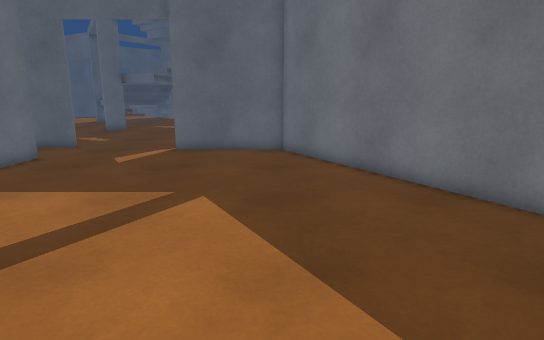
[1] (above)

19 first-person views from a walk through a 3-D level made in the Unity game engine. The camera is 1.3 m above the floor, tilts 12° down and sees 75° across. Doors are open. The floor is counted in squares, 0.5 m on a side. Each view is taken from the middle of a square. On the plan, view 1 faces up. The plan holds only what a view shows up to about 20 squares ahead; the rest is blank. The place goes on beyond the plan. The player character is not drawn.

[2]
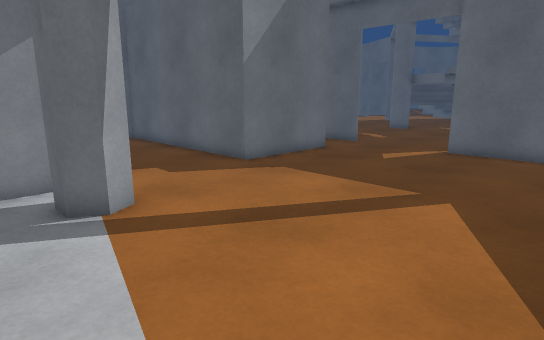

[3]
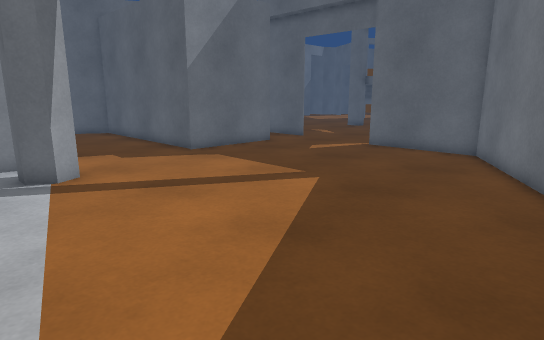

[4]
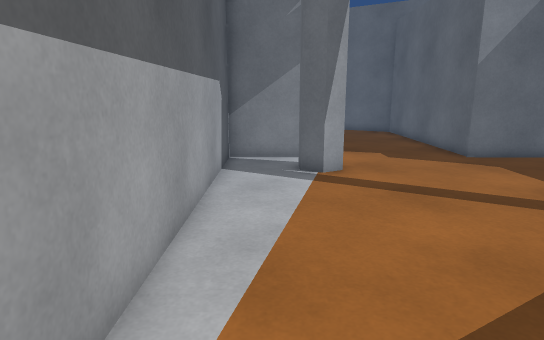

[5]
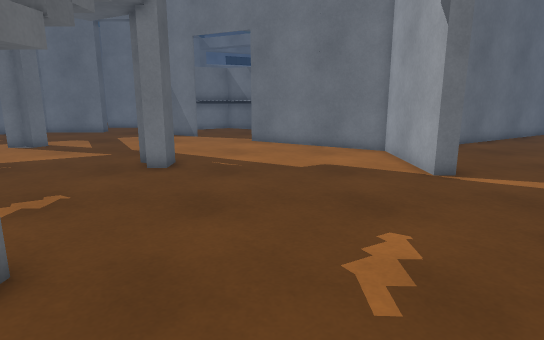

[6]
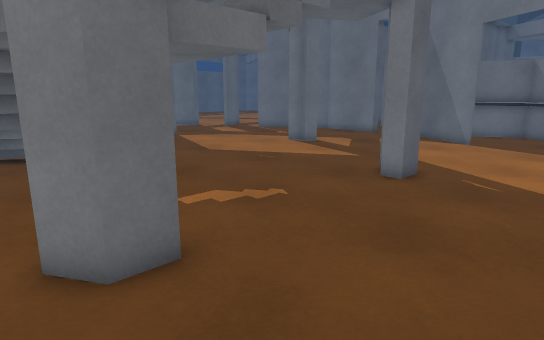

[7]
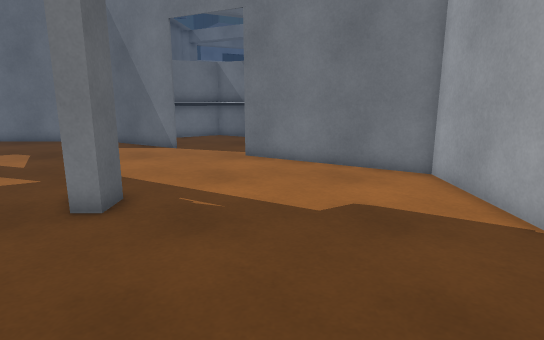

[8]
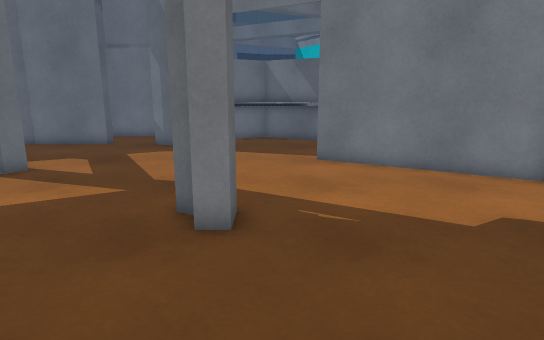

[9]
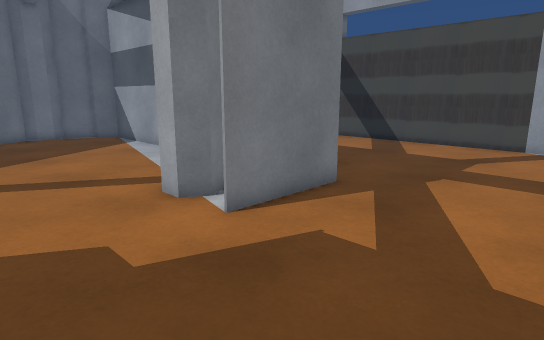

[10]
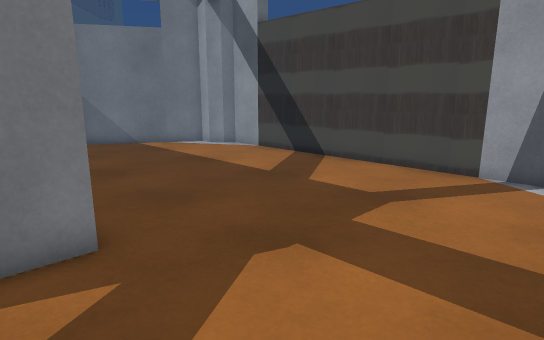

[11]
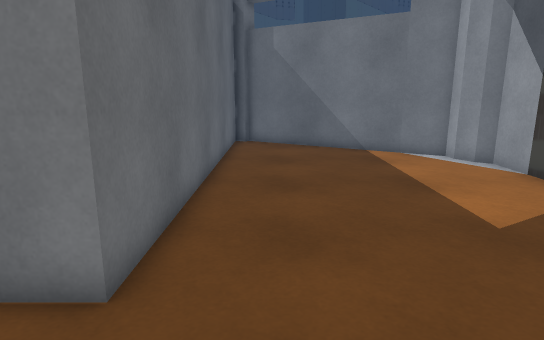

[12]
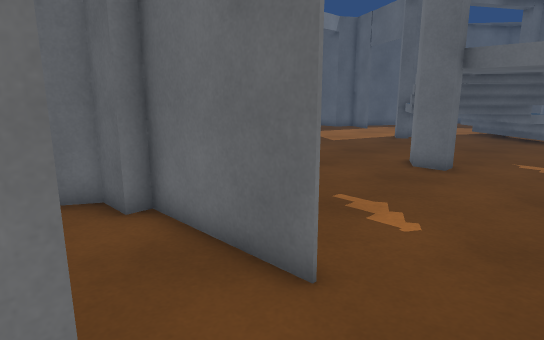

[13]
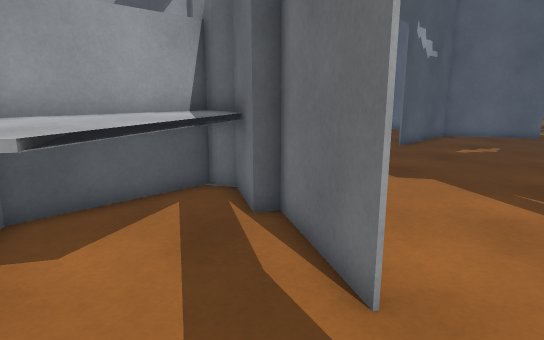

[14]
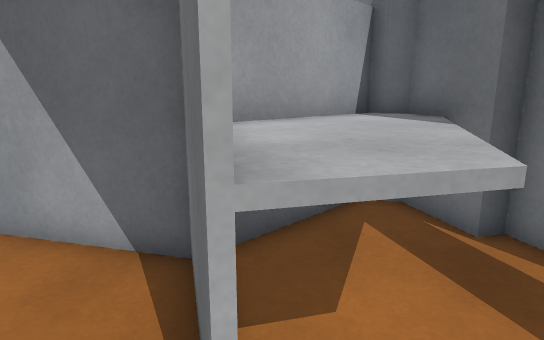

[15]
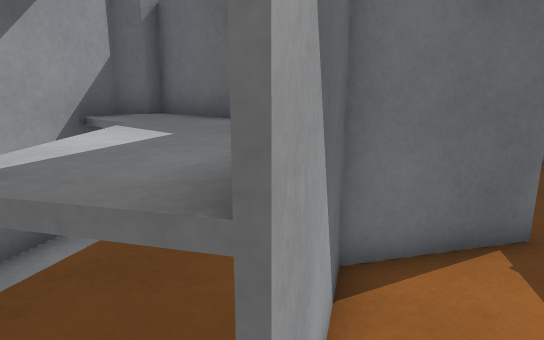

[16]
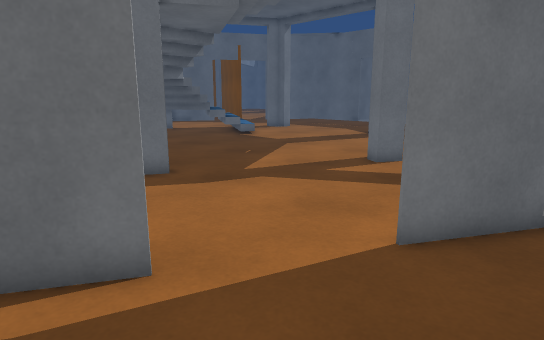

[17]
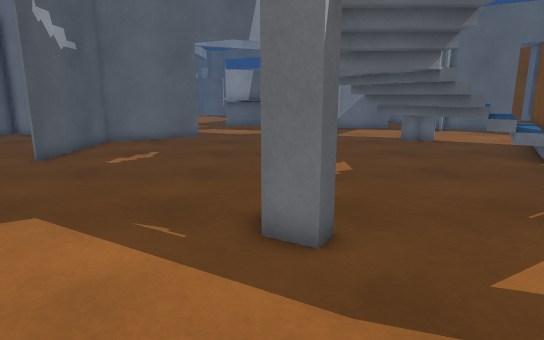

[18]
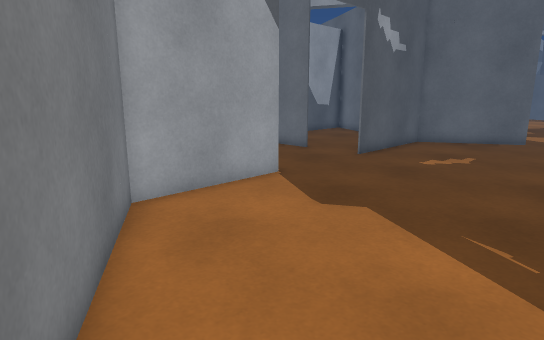

[19]
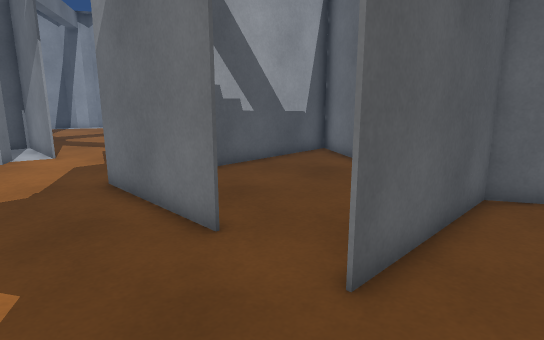

### Floor plan
Key: @ floor where view 1 was taken; # wall or solid block; x gap in a wall; . main floor; : floor 1.75 m higher than the main floor; / step, stairs or slope; ^ raised ledge; v drop or lower ground.
Columns run from 16 left of view 1 to 10 right of it. Each row starts with its distance up from view 1.
 37      /v.   ...... x   ...#
 36      /v...........##.....#
 35      /v...........##.....##
 34    /// ....................
 33  ///// :...................
 32 .#/////..................#
 31 . ///...................##
 30 .. /...................##
 29 .......................#.
 28 ...##........##........#.^
 27 ...##........##..........^^
 26 .........................^^
 25 .........................^
 24 ....................#....^
 23 ...................##... .
 22 ...................#...# ..
 21 ..................##..^^^#
 20 ..................##^^^^^#
 19 #................##^^^^^#..
 18 #######.....#######^^^^^#..
 17 ##..........#######^^^^#...
 16 #................##^^^^^#..
 15   ................##.^^^^#
 14 ......#...........##..^^^#
 13 ......#............# ..^^..
 12 ..... #............##
 11 ..... #.............#
 10 ....  #.............##
  9 #######..............##
  8 ......................#
  7 ......................
  6 ......................
  5  ...................... #
  4 ........................#
  3 ......#x##..............#
  2 ......#.##.............
  1 ......#...............
  0  .....#.........@.....
 -1  .....#################
 -2  .....................#
 -3 .....................##
 -4 .....................#
 -5 ....................##
 -6  ...................#
 -7  ..................##
 -8  .................##
 -9  .................#
-10  ................##
-11   #########    ###

Positions as (right, up) in squares from view 1, and headings:
1: (0, 0), facing up
2: (1, 0), facing up-left
3: (5, 0), facing up-left
4: (5, 1), facing left
5: (-16, 23), facing right
6: (-14, 22), facing up-right
7: (-11, 23), facing right
8: (-10, 26), facing right
9: (-16, 8), facing down-right
10: (-16, 1), facing down-right
11: (-14, -3), facing right
12: (-7, 14), facing up-left
13: (8, 26), facing down-left
14: (10, 22), facing down-left
15: (10, 13), facing up-left
16: (9, 22), facing up-left
17: (4, 27), facing left
18: (4, 26), facing down-left
19: (-6, 20), facing down-left
